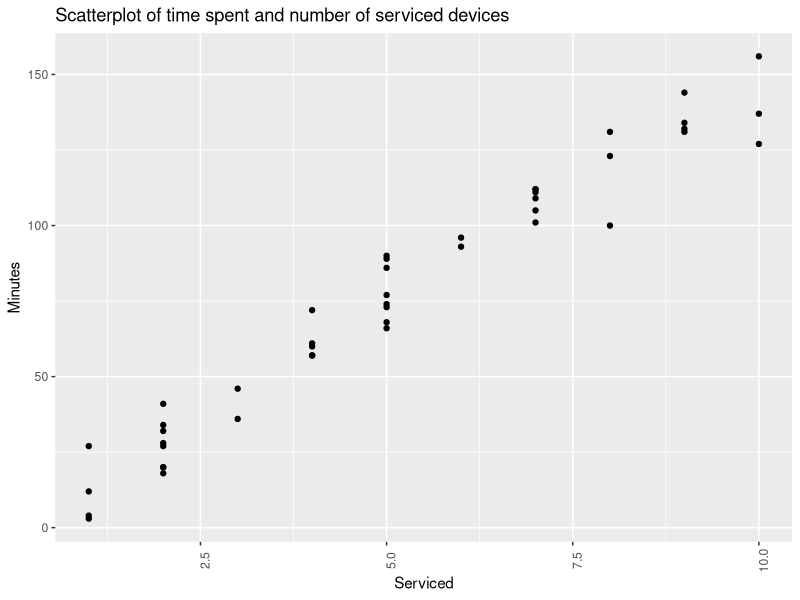

The R source for this figure:

#---
# title: "Homework4"
# author: "Dima Mikhaylow"
# date: "9/27/2021"
# output: R script
#---


Data = read.table("copier.txt", header=TRUE)
#head(Data)


result <- lm(Minutes ~ Serviced, data=Data)

library(tidyverse)
ggplot(Data, aes(x=Serviced, y=Minutes))+
  geom_point()+
  theme(axis.text.x=element_text(angle=90))+
  labs(x="Serviced", 
       y="Minutes", 
       title="Scatterplot of time spent and number of serviced devices")

cor(Data$Minutes, Data$Serviced)


confint(result, level = 0.95)


new_data <- data.frame(Serviced=5)
predict(result, new_data, level=0.95, interval="prediction")


summary(result)$residuals[1]

mean(result$residuals)

